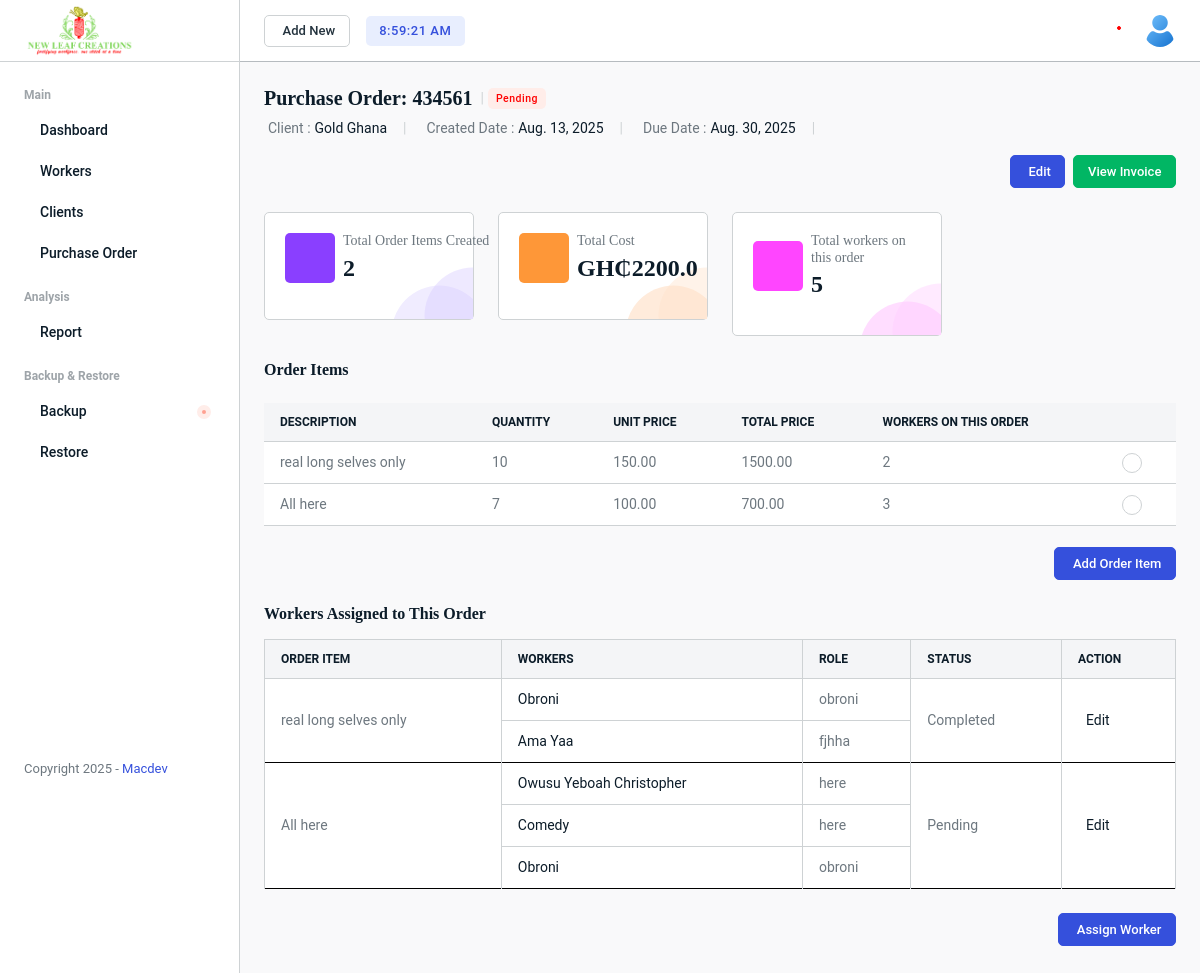
The page /management/purchase-order/1/ on the database its author committed.
### managementSystem/models.py (models this page shows, shortened)
class PurchaseOrder(models.Model):
    po_number = models.CharField(max_length=100, unique=True)
    client = models.ForeignKey(Client, on_delete=models.CASCADE)
    date = models.DateField()
    due_date = models.DateField()
    status = models.CharField(max_length=20, default='Pending')

class Client(models.Model):
    name = models.CharField(max_length=200)
    address = models.TextField()
    contact_email = models.EmailField()
    phone = models.CharField(max_length=15)

class OrderItem(models.Model):
    po = models.ForeignKey(PurchaseOrder, related_name='items', on_delete=models.CASCADE)
    description = models.TextField()
    quantity = models.PositiveIntegerField()
    unit_price = models.DecimalField(max_digits=10, decimal_places=2)
    status = models.CharField(max_length=20, default='Pending')
    def total_price(self):
        return self.quantity * self.unit_price

class TaskAssignment(models.Model):
    order_item = models.ForeignKey(OrderItem, on_delete=models.CASCADE)
    workers = models.ManyToManyField(Worker)
    deadline = models.DateField()
    is_group_task = models.BooleanField(default=True)
    price_per_task = models.DecimalField(max_digits=10, decimal_places=2)  # user-defined price per task
    status = models.CharField(max_length=20, default='Assigned')

### workers/models.py (models this page shows, shortened)
class Worker(models.Model):
    name = models.CharField(max_length=100)
    phone = models.CharField(max_length=20, null=True)
    email = models.EmailField(blank=True)
    gender = models.CharField(max_length=10, choices=[('Male', 'Male'), ('Female', 'Female')], null=True)
    role = models.CharField(max_length=100, null=True)
    address = models.TextField(null=True)
    photo = models.ImageField(upload_to='img/users/', null=True, blank=True)
    is_active = models.BooleanField(default=True)
    registered_on = models.DateTimeField(auto_now_add=True, null=True)

### managementSystem/views.py (the view)
# urls.py: path('purchase-order/<int:po_id>/', views.view_po, name='view_po'),
def view_po(request, po_id):
    po = get_object_or_404(PurchaseOrder, id=po_id)
    items = OrderItem.objects.filter(po=po)
    total_items = items.count()
    total_cost = items.aggregate(
        total=Sum(F('quantity') * F('unit_price'), output_field=FloatField())
    )['total'] or 0
    task_assignments = TaskAssignment.objects.filter(order_item__po=po).prefetch_related('workers')
    workers = set()
    for task in task_assignments:
        for worker in task.workers.all():
            workers.add(worker)
    item_workers = []
    for item in items:
        workers = Worker.objects.filter(
            taskassignment__order_item=item
        ).distinct()
        item_workers.append({
            "item": item,
            "workers": workers
        })
    for item in items:
        item.worker_count = TaskAssignment.objects.filter(order_item=item) \
            .annotate(num_workers=Count('workers')) \
            .aggregate(total_workers=Sum('num_workers'))['total_workers'] or 0
    grand_total_workers = sum(item.worker_count for item in items)
    return render(request, 'orders/view_po.html', {
        'po': po,
        'items': items,
        'total_cost': total_cost,
        'workers': workers,
        'total_items': total_items,
        'grand_total_workers': grand_total_workers,
        "item_workers": item_workers,
        "task_assignments": task_assignments
    })

### managementSystem/templates/orders/view_po.html (shortened to what this page needs)
{% extends "base.html" %}
{% load static %}
{% block content %}
    <div class="main-wrapper">
        <div class="page-wrapper">
            <div class="content content-two">
                <div class="d-flex align-items-center mb-2">
                    <h3 class="d-flex align-items-center fw-bold"><a href="{% url 'managementSystem:edit_po' po.id %}" class="d-inline-flex align-items-center">Purchase Order: {{ po.po_number }}</a></h3>
                    <span class="text-gray-1 mx-1">|</span>
                    <span class="badge badge-sm fs-10 bg-danger-transparent">{{ po.status }}</span>
                </div>
                <div class="d-flex align-items-center flex-wrap mb-3 gap-3">
                    <p class="mb-0 d-inline-flex align-items-center">Client : <span class="text-gray-9 ms-1">{{ po.client.name }}</span></p>
                    <span class="text-gray-1">|</span>
                    <p class="mb-0 d-inline-flex align-items-center">Created Date : <span class="text-gray-9 ms-1">{{ po.date }}</span></p>
                    <span class="text-gray-1">|</span>
                    <p class="mb-0 d-inline-flex align-items-center">Due Date : <span class="text-gray-9 ms-1">{{ po.due_date }}</span></p>
                    <span class="text-gray-1">|</span>
                </div>
                <div class="d-flex gap-2 flex-wrap align-items-center justify-content-between mb-4 dashboard-title">
                    <div class="d-flex align-items-center">
                        <a href="{% url 'managementSystem:edit_po' po.id %}" class="btn btn-md btn-primary fs-13 fw-medium me-2" data-bs-target="#edit-manual-time" data-bs-toggle="">Edit</a>
                        {% if po.invoice %}
                            <a href="{% url 'managementSystem:view_invoice' po.invoice.id %}" class="btn btn-md btn-success fs-13 fw-medium">
                                View Invoice
                            </a>
                        {% endif %}
                    </div>
                </div>
                <div class="row">
                    <div class="col-md-6 col-xl-3">
                        <div class="card pro-card shadow-none">
                            <div class="card-body">
                                <div class="d-flex align-items-center mb-3">
                                    <span class="project-icon me-2 bg-violet-900 flex-shrink-0 d-flex align-items-center justify-content-center text-white fs-24">
                                    </span>
                                    <div>
                                        <h6 class="fw-medium text-default mb-1 text-truncate">Total Order Items Created</h6>
                                        <h2>{{total_items}}</h2>
                                    </div>
                                </div>
                            </div>
                            <span class="pro-bg">
                                <img src="{% static 'img/icons/project-bg-01.svg' %}" alt="img">
                            </span>
                        </div>
                    </div>
                    <div class="col-md-6 col-xl-3">
                        <div class="card pro-card shadow-none">
                            <div class="card-body">
                                <div class="d-flex align-items-center mb-3">
                                    <span class="project-icon me-2 flex-shrink-0 bg-secondary-900 d-flex align-items-center justify-content-center text-white fs-24">
                                    </span>
                                    <div>
                                        <h6 class="fw-medium text-default mb-1">Total Cost</h6>
                                        <h2>GH₵{{total_cost}}</h2>
                                    </div>
                                </div>
                            </div>
                            <span class="pro-bg">
                                <img src="{% static 'img/icons/project-bg-02.svg' %}" alt="img">
                            </span>
                        </div>
                    </div>
                    <div class="col-md-6 col-xl-3">
                        <div class="card pro-card shadow-none">
                            <div class="card-body">
                                <div class="d-flex align-items-center mb-3">
                                    <span class="project-icon me-2 flex-shrink-0 bg-pink-900 d-flex align-items-center justify-content-center text-white fs-24">
                                    </span>
                                    <div>
                                        <h6 class="fw-medium text-default mb-1">Total workers on this order</h6>
                                        <h2>{{grand_total_workers}}</h2>
                                    </div>
                                </div>
                            </div>
                            <span class="pro-bg">
                                <img src="{% static 'img/icons/project-bg-03.svg' %}" alt="img">
                            </span>
                        </div>
                    </div>
                </div>
                <div>
                    <div class="d-flex align-items-center justify-content-between flex-wrap gap-3 table-header mb-4">
                        <h5 class="fw-bold">Order Items</h5>
                    </div>
                    <div class="table-responsive no-pagination">
                        <table class="table">
                            <thead class="thead-light text-uppercase">
                                <tr>
                                    <th class="no-sort">Description</th>
                                    <th class="no-sort">Quantity</th>
                                    <th class="no-sort">Unit Price</th>
                                    <th class="no-sort">Total Price</th>
                                    <th class="no-sort">Workers on this order</th>
                                    <th class="text-end no-sort"></th>
                                </tr>
                            </thead>
                            <tbody>
                                {% for item in items %}
                                <tr>
                                    <td>{{ item.description }}</td>
                                    <td>{{ item.quantity }}</td>
                                    <td>{{ item.unit_price }}</td>
                                    <td>{{ item.total_price }}</td>
                                    <td>{{ item.worker_count }}</td>
                                    <td class="text-end action-item">
                                        <a data-bs-toggle="dropdown" href="javascript:void(0);">
                                        </a>
                                    </td>
                                </tr>
                                {% empty %}
                                <tr>
                                    <td colspan="6">No items yet.</td>
                                </tr>
                                {% endfor %}
                            </tbody>
                        </table>
                    </div> <br>
                    <div class="d-flex align-items-center justify-content-between flex-wrap gap-3 table-header mb-4">
                        <div class="d-flex align-items-center flex-wrap gap-2">
                            <a href="{% url 'managementSystem:add_order_item' po.id %}" class="btn btn-primary btn-md d-flex align-items-center justify-content-center">Add Order Item</a>
                        </div>
                    </div>
                    <div class="d-flex align-items-center justify-content-between flex-wrap gap-3 table-header mb-4">
                        <h5 class="fw-bold">Workers Assigned to This Order</h5>
                            <table class="table table-bordered">
                                <thead class="thead-light text-uppercase">
                                    <tr>
                                        <th>Order Item</th>
                                        <th>Workers</th>
                                        <th>Role</th>
                                        <th>Status</th>
                                        <th>Action</th>
                                    </tr>
                                </thead>
                                <tbody>
                                    {% if task_assignments %}
                                        {% for task in task_assignments %}
                                            {% if task.workers.all %}
                                                {% for worker in task.workers.all %}
                                                    <tr {% if forloop.last %}style="border-bottom: 1px solid black;"{% endif %}>
                                                        {% if forloop.first %}
                                                            <td rowspan="{{ task.workers.count }}">
                                                                {{ task.order_item.description }}
                                                            </td>
                                                        {% endif %}
                                                        <td> <a href="{% url 'workers:worker_profile' worker.id %}">{{ worker.name }}</a></td>
                                                        <td>{{ worker.role }}</td>
                                                        {% if forloop.first %}
                                                            <td rowspan="{{ task.workers.count }}">
                                                                {{task.order_item.status}}
                                                            </td>
                                                            <td rowspan="{{ task.workers.count }}">
                                                                <a href="{% url 'managementSystem:edit_task_assignment' task.id %}">Edit</a>
                                                            </td>
                                                        {% endif %}
                                                    </tr>
                                                {% endfor %}
                                            {% else %}
                                                <tr>
                                                    <td>{{ task.order_item.description }}</td>
                                                    <td colspan="3" style="text-align: center;">No workers assigned</td>
                                                </tr>
                                            {% endif %}
                                        {% endfor %}
                                    {% else %}
                                        <tr>
                                            <td colspan="5" style="text-align: center;">No tasks found</td>
                                        </tr>
                                    {% endif %}
                                </tbody>
                            </table>
                    </div>
                    <div class="d-flex align-items-center justify-content-between flex-wrap gap-3 table-header mb-4">
                        <div class="d-flex align-items-center flex-wrap gap-2">
                            <a href="{% url 'managementSystem:assign_workers' po.id %}" class="btn btn-primary btn-md d-flex align-items-center justify-content-center">Assign Worker</a>
                        </div>
                    </div>
                </div>
            </div>
        </div>
    </div>
{% endblock %}

### rows shown on the page
PurchaseOrder: po_number "434561", status "Pending", client.name "Gold Ghana", date "Aug. 13, 2025", due_date "Aug. 30, 2025"
OrderItem: description "real long selves only", quantity "10", unit_price "150.00", total_price "1500.00", worker_count "2"
OrderItem: description "All here", quantity "7", unit_price "100.00", total_price "700.00", worker_count "3"
TaskAssignment: order_item.description "real long selves only", order_item.status "Completed"
Worker: name "Obroni", role "obroni"
Worker: name "Ama Yaa", role "fjhha"
TaskAssignment: order_item.description "All here", order_item.status "Pending"
Worker: name "Owusu Yeboah Christopher", role "here"
Worker: name "Comedy", role "here"

### other values the page prints
{{ total_items }} "2"
{{ total_cost }} "2200.0"
{{ grand_total_workers }} "5"
